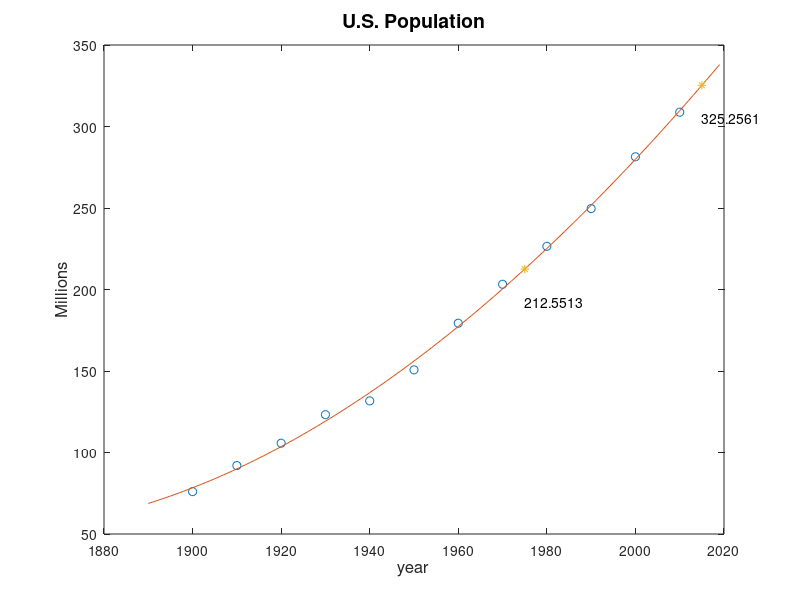

MATLAB code for this plot:
%CENSUS - example with census data
%          polynomial fit

%population
y = [ 75.995  91.972 105.711 123.203 131.669 150.697 ...
    179.323 203.212 226.505 249.633 281.422 308.786]';

t = (1900:10:2010)';   % census years
x = (1890:1:2019)';    % evaluation years
w = [1975,2015];       % prediction years

c=polyfit(t,y,3)
mt=mean(t); st=std(t);

s=(t-mt)/st;
xs=(x-mt)/st;
cs=polyfit(s,y,3);
zs=polyval(cs,xs);
est=polyval(cs,(w-mt)/st);
plot(t,y,'o',x,zs,'-',w,est,'*')
for i=1:length(w)
    text(w(i),est(i)-20,num2str(est(i)))
end
title('U.S. Population', 'FontSize', 14)
xlabel('year', 'FontSize', 12)
ylabel('Millions', 'FontSize', 12)
